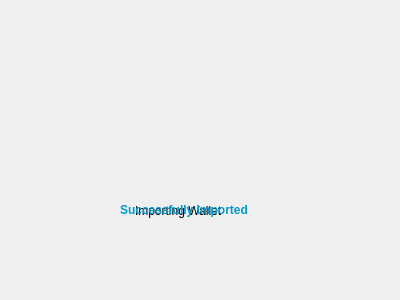
<?xml version="1.0" encoding="UTF-8"?>
<ui version="4.0">
 <class>ImportWalletDialog</class>
 <widget class="QDialog" name="ImportWalletDialog">
  <property name="geometry">
   <rect>
    <x>0</x>
    <y>0</y>
    <width>400</width>
    <height>300</height>
   </rect>
  </property>
  <property name="windowTitle">
   <string>Dialog</string>
  </property>
  <widget class="QLabel" name="importWalletLabel">
   <property name="enabled">
    <bool>true</bool>
   </property>
   <property name="geometry">
    <rect>
     <x>135</x>
     <y>200</y>
     <width>116</width>
     <height>21</height>
    </rect>
   </property>
   <property name="autoFillBackground">
    <bool>false</bool>
   </property>
   <property name="styleSheet">
    <string notr="true"/>
   </property>
   <property name="text">
    <string>Importing Wallet</string>
   </property>
  </widget>
  <widget class="QLabel" name="imagelabel">
   <property name="geometry">
    <rect>
     <x>0</x>
     <y>0</y>
     <width>400</width>
     <height>300</height>
    </rect>
   </property>
   <property name="text">
    <string/>
   </property>
   <property name="pixmap">
    <pixmap resource="../bitcoin.qrc">:/icons/dialog-background</pixmap>
   </property>
   <property name="alignment">
    <set>Qt::AlignCenter</set>
   </property>
  </widget>
  <widget class="QLabel" name="successlabel">
   <property name="geometry">
    <rect>
     <x>120</x>
     <y>200</y>
     <width>171</width>
     <height>21</height>
    </rect>
   </property>
   <property name="autoFillBackground">
    <bool>false</bool>
   </property>
   <property name="styleSheet">
    <string notr="true"/>
   </property>
   <property name="text">
    <string>&lt;html&gt;&lt;head/&gt;&lt;body&gt;&lt;p&gt;&lt;span style=&quot; font-weight:600; color:#0099cc;&quot;&gt;Successfully Imported&lt;/span&gt;&lt;/p&gt;&lt;/body&gt;&lt;/html&gt;</string>
   </property>
  </widget>
  <zorder>imagelabel</zorder>
  <zorder>importWalletLabel</zorder>
  <zorder>successlabel</zorder>
 </widget>
 <resources>
  <include location="../bitcoin.qrc"/>
 </resources>
 <connections/>
</ui>
